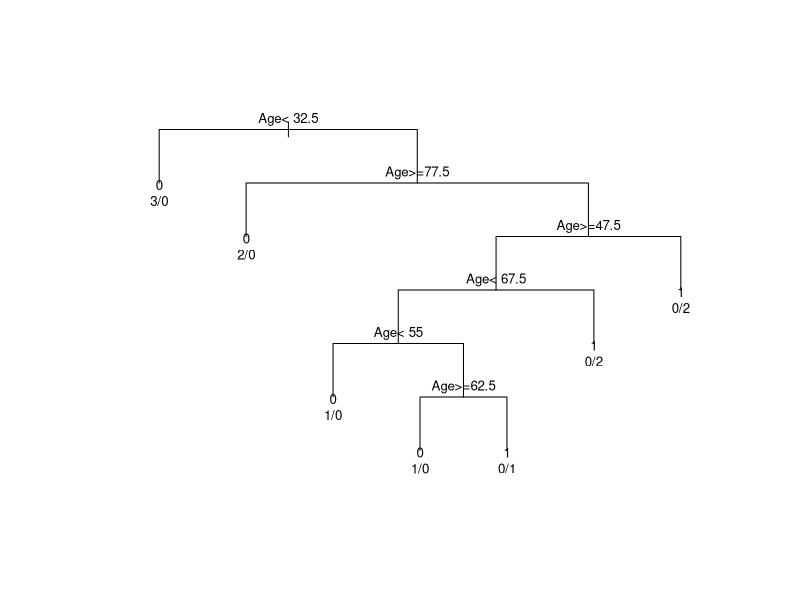

R code for this plot:
#Classify the car dataset using decision tree algorithm
library(rpart)
age <- c(22, 24, 30, 35, 45, 50, 60, 65, 70, 75, 80, 85) 
survived <- as.factor(c(0, 0, 0, 1, 1, 0, 1, 0, 1, 1, 0, 0)) 
data <- data.frame(Age = age, Survived = survived)
model <- rpart(Survived ~ Age, data = data, method = "class", control = rpart.control(minsplit = 1))

plot(model, uniform = TRUE, margin = 0.1)
text(model, use.n = TRUE, cex = 0.8)
print(model)